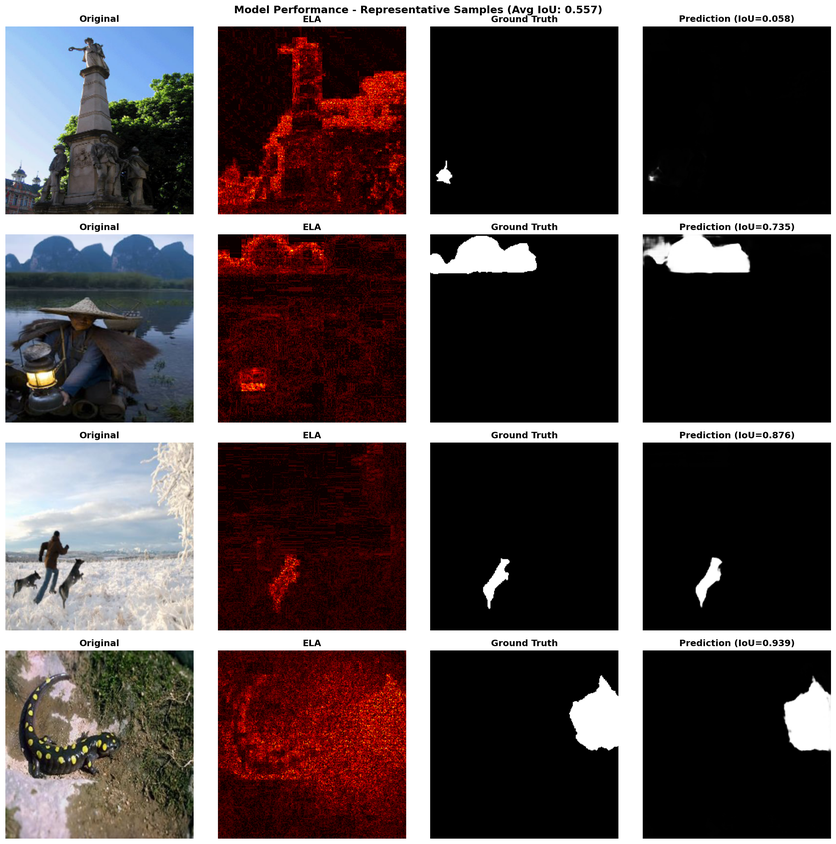
#> input picture notebooks/representative_predictions.png, 836 x 844 px, shrunk from 2336 x 2359 before the run
$ python -i ela.py   (imports and definitions only)
#> lines starting #> are read from the running program, lines starting #| are printed output that depends on the picture
from PIL import Image, ImageChops, ImageEnhance
import io
import numpy as np
import os

def generate_ela(image_path, quality=90, scale=10):
    """
    Generates an Error Level Analysis (ELA) image for a given input image.

    Error Level Analysis works by re-saving an image at a known quality level
    and computing the difference between the original and re-saved versions.
    Regions with different compression histories will show different error levels.

    Args:
        image_path (str or PIL.Image): The file path to the original image or PIL Image object.
        quality (int): The JPEG quality level to use for re-compression (1-100).
                      Default 90 is recommended for forgery detection.
        scale (int): The factor by which to scale the pixel differences to make
                    them more visible. Default 10.

    Returns:
        PIL.Image.Image: The ELA image in grayscale.
    """
#> called with quality = 90, scale = 10
    # 1. Open the original image
    try:
        if isinstance(image_path, str):
            original_image = Image.open(image_path).convert('RGB')
        elif isinstance(image_path, Image.Image):
            original_image = image_path.convert('RGB')
        else:
            raise ValueError("image_path must be a file path string or PIL.Image object")
    except FileNotFoundError:
        print(f"Error: Could not find the image at {image_path}")
        return None
    except Exception as e:
        print(f"Error opening image: {e}")
        return None

    # 2. Re-save the image at a specific JPEG quality into an in-memory buffer
    buffer = io.BytesIO()
    original_image.save(buffer, format='JPEG', quality=quality)

    # Rewind the buffer to the beginning to read from it
    buffer.seek(0)

    # 3. Open the re-compressed image from the buffer
    resaved_image = Image.open(buffer)

    # 4. Calculate the difference between the original and the re-saved image
    ela_image = ImageChops.difference(original_image, resaved_image)
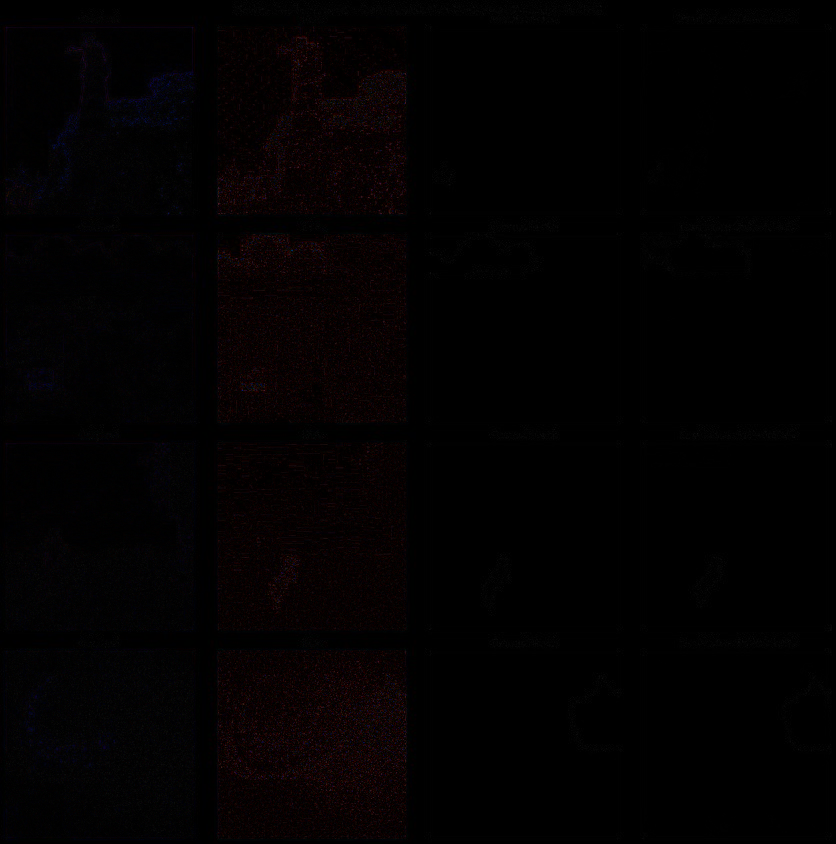
#> ela_image: PIL image 836x844 RGB; mean R, G, B 2.6, 1, 1.4

    # 5. Scale the differences to make them easier to see
    extrema = ela_image.getextrema()
#> extrema = ((0, 80), (0, 50), (0, 107))
    max_diff = max([ex[1] for ex in extrema])
#> max_diff = 107

    if max_diff == 0:
        # No differences found - return a black image
        return Image.new('L', original_image.size, 0)

    # Calculate scale factor
    scale_factor = min(255.0 / max_diff * (scale / 10.0), 255.0)
#> scale_factor = 2.38

    # Apply scaling using point operation
    ela_image = ela_image.point(lambda i: min(int(i * scale_factor), 255))
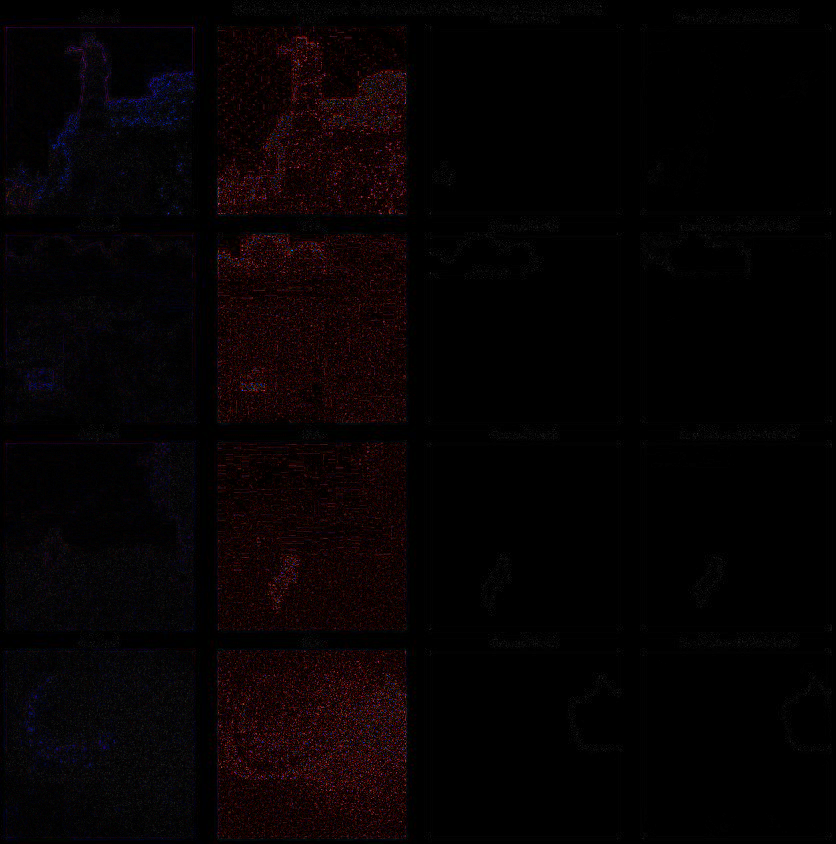
#> ela_image: PIL image 836x844 RGB; mean R, G, B 6, 2.3, 3.1

    # Convert to grayscale for easier analysis
    ela_image = ela_image.convert('L')
#> ela_image: PIL image 836x844 L

    return ela_image


def generate_ela_tensor(image_tensor, quality=90, scale=10):
    """
    Generates ELA from a PyTorch tensor (for integration with data pipeline).

    Args:
        image_tensor: PyTorch tensor of shape [C, H, W] with values in [0, 1]
        quality: JPEG quality for re-compression
        scale: Scaling factor for differences

    Returns:
        numpy array of shape [H, W] with ELA values in [0, 1]
    """
    # Convert tensor to PIL Image
    if len(image_tensor.shape) == 4:
        image_tensor = image_tensor[0]  # Remove batch dimension if present

    # Denormalize if normalized with ImageNet stats
    mean = np.array([0.485, 0.456, 0.406]).reshape(3, 1, 1)
    std = np.array([0.229, 0.224, 0.225]).reshape(3, 1, 1)

    image_np = image_tensor.cpu().numpy()
    image_np = std * image_np + mean
    image_np = np.clip(image_np * 255, 0, 255).astype(np.uint8)

    # Convert to PIL
    image_np = image_np.transpose(1, 2, 0)
    pil_image = Image.fromarray(image_np, mode='RGB')

    # Generate ELA
    ela_image = generate_ela(pil_image, quality=quality, scale=scale)

    if ela_image is None:
        return np.zeros((image_tensor.shape[1], image_tensor.shape[2]))

    # Convert back to numpy array normalized to [0, 1]
    ela_np = np.array(ela_image).astype(np.float32) / 255.0

    return ela_np


def visualize_ela(image_path, quality=90, scale=10, save_path=None):
    """
    Visualize original image and its ELA side by side.

    Args:
        image_path: Path to image file
        quality: JPEG quality for ELA
        scale: Scaling factor
        save_path: Optional path to save the visualization
    """
    import matplotlib.pyplot as plt

    original = Image.open(image_path).convert('RGB')
    ela = generate_ela(image_path, quality=quality, scale=scale)

    if ela is None:
        print("Failed to generate ELA")
        return

    fig, axes = plt.subplots(1, 2, figsize=(12, 6))

    axes[0].imshow(original)
    axes[0].set_title("Original Image")
    axes[0].axis('off')

    axes[1].imshow(ela, cmap='hot')
    axes[1].set_title(f"ELA (quality={quality}, scale={scale})")
    axes[1].axis('off')

    plt.tight_layout()

    if save_path:
        plt.savefig(save_path, dpi=150, bbox_inches='tight')
        print(f"Visualization saved to {save_path}")

    plt.show()
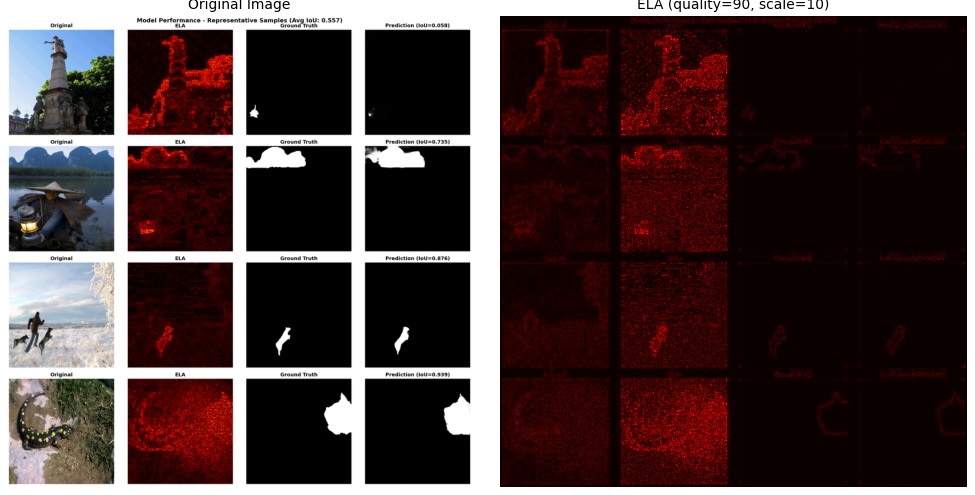
#> figure drawn by matplotlib, 2 panels

>>> result = visualize_ela('../notebooks/representative_predictions.png')
